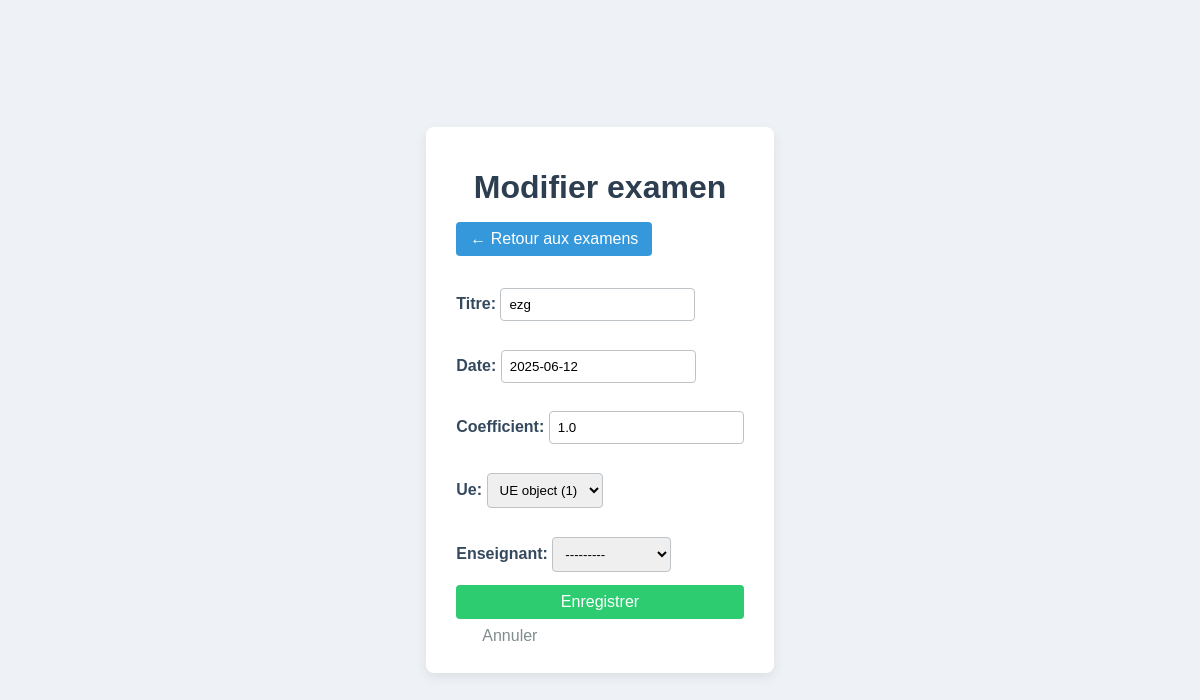
The page /examens/2/edit/ on the database its author committed.
### notes/models.py (models this page shows)
class Examen(models.Model):
    titre = models.CharField(max_length=200)
    date = models.DateField()
    coefficient = models.FloatField()
    ue = models.ForeignKey(
        UE,
        on_delete=models.CASCADE,
        null=True,    # ← autorise NULL
        blank=True    # ← permet de ne pas le remplir
    )
    enseignant = models.ForeignKey(
        Enseignant,
        on_delete=models.SET_NULL,
        null=True,
        blank=True
    )

### notes/views.py (the view)
# urls.py: path('examens/<int:pk>/edit/', ExamenUpdate.as_view(), name='examen_edit'),
class ExamenUpdate(UpdateView):
    model = Examen
    fields = ['titre', 'date', 'coefficient', 'ue', 'enseignant']
    template_name = 'notes/examen_form.html'
    success_url = reverse_lazy('examen_list')

### notes/models.py (called while the page is built)
    def __str__(self):
        return f"{self.prenom} {self.nom}"

### notes/templates/notes/examen_form.html (shortened to what this page needs)
{% load static %}
<!DOCTYPE html>
<html lang="fr">
<head>
  <link rel="stylesheet" href="{% static 'css/style.css' %}">
</head>
<body>
  <div class="container">
    <h1>{% if view.object %}Modifier examen{% else %}Nouvel examen{% endif %}</h1>
    <a href="{% url 'examen_list' %}" class="add-btn">← Retour aux examens</a>
    <form method="post">{% csrf_token %}
      {{ form.as_p }}
      <button type="submit" class="btn btn-submit">Enregistrer</button>
      <a href="{% url 'examen_list' %}" class="btn btn-cancel">Annuler</a>
    </form>
  </div>
</body>
</html>

### static/css/style.css (style rules this page uses)
html, body { height: 100%; margin: 0; font-family: Arial, sans-serif; background: #eef2f7; display: flex; align-items: center; justify-content: center; }
.container { width: 90%; max-width: 1000px; background: #fff; padding: 20px 30px; box-shadow: 0 4px 12px rgba(0, 0, 0, 0.08); border-radius: 8px; }
h1 { text-align: center; margin-bottom: 1rem; color: #2c3e50; }
a.add-btn { display: inline-block; margin-bottom: 1rem; padding: 8px 14px; background: #3498db; color: #fff; text-decoration: none; border-radius: 4px; }
button.btn { padding: 8px 16px; border: none; border-radius: 4px; font-size: 1rem; cursor: pointer; }
button.btn-submit { background: #2ecc71; color: #fff; }
a.btn-cancel { margin-left: 10px; color: #7f8c8d; text-decoration: none; }
form { display: flex; flex-direction: column; }
form p { margin-bottom: 0.8rem; }
form label { margin-bottom: 0.3rem; font-weight: bold; color: #34495e; }
form input, form select { padding: 8px; border: 1px solid #bdc3c7; border-radius: 4px; }
.btn { display: inline-block; padding: 0.5rem 1rem; text-decoration: none; border-radius: 0.375rem; font-weight: 500; transition: background-color 0.2s, color 0.2s; }
.add-btn { display: inline-block; padding: 0.5rem 1rem; background-color: #3498db; color: white; border-radius: 0.375rem; text-decoration: none; font-weight: 500; transition: background-color .2s; }
.btn { display: inline-block; padding: 0.5rem 1rem; text-decoration: none; border-radius: 0.375rem; font-weight: 500; transition: background-color 0.2s; }

### rows shown on the page
Examen: titre "ezg", date "2025-06-12", coefficient "1.0", ue "UE object (1)", enseignant "---------"
